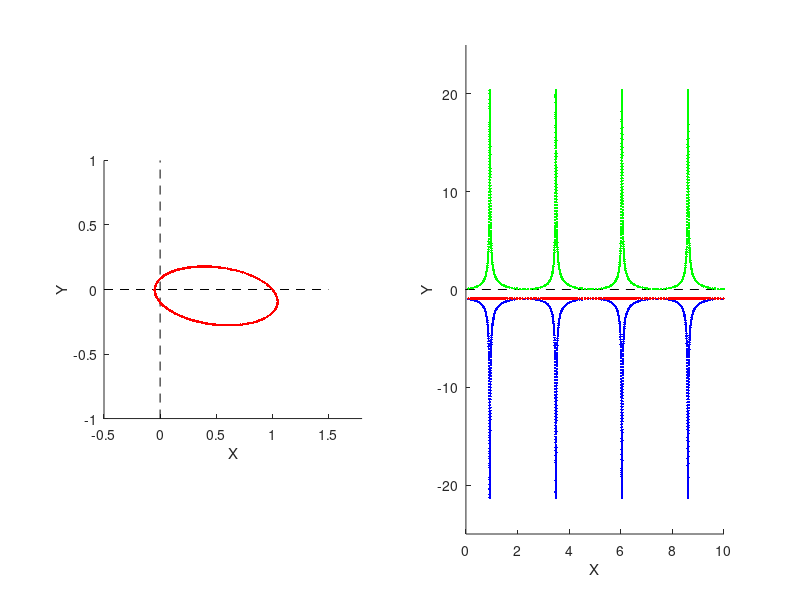

This chart was generated by the following MATLAB code:
function Kepler()
% The Kepler problem in Cartesian coordinates

%%  the set of equations to solve: u'=f(t,u)
f = @(u) [u(3), u(4), -u(1)/(u(1)^2 + u(2)^2)^(3/2), -u(2)/(u(1)^2 + u(2)^2)^(3/2)];

%% Initial conditions
T = 10 ;  % the solution u will be solved for t from [0, T]
method = 'RK4'; % 'RK4' or 'Euler'

% initial vector u(t=0),  u = [x  dx/dt   y  dy/dt ]
%u = [1  0   0 1   ]; 
u = [1 0 -0.3 0.3 ]; 
% u = [1 0 -1 .1 ];
% u = [0.982797594226261  -0.497880943950698   0.789987900125162  -0.098087304638185];

% !!! step size is defined  in the body of the function

E0 = 0.5*(u(3)^2+u(4)^2) - 1/sqrt(u(1)^2+u(2)^2); %initial energy
E = E0;

%% initialise figure

figure;
subplot(1,2,1)
axis([-0.5 1.8  -1 1]);
axis square
hold on;
plot([-0.5 1.5],[0 0],'k--');
plot([0 0],[-1 1],'k--');
xlabel('X');
ylabel('Y');
hold off;

subplot(1,2,2)
axis([0 T  -25 25]);
hold on;
plot([0 T],[0 0],'k--');
% plot([0 0],[-1 1],'k--');
xlabel('X');
ylabel('Y');
hold off;

%% Main loop

t = 0;
i = 0;
while(t<T)

    %%  control of the adaptive step (if applied)
    r = (u(1)^2+u(2)^2)^(1/2);
    % At this point, we use further knowledge of the problem and we define
    % step-size dependent on the distance from the origin. "A true adaptive
    % method" would choose its steps automatically and it would be much more
    % complicated. 

    %%  step-size
%     h = 1e-2;      %  fixed 1
%     h = 5e-3;      %  fixed 2
%     h = 1e-3;      %  fixed 3
    h = 1e-1*r^2;  %  "adaptive"
   
   disp(['krok ' num2str(i) ': t=' num2str(t) ', r=' num2str(r) ', h=' num2str(h) ', E=' num2str(E) ', E0=' num2str(E0) ]);
   % print some characteristics on the screen
   
   %% the next point in time 
   i = i+1;
   t = t+h;
   pause(0.00001);
   
   %% show actual position
   subplot(1,2,1)
   hold on;
   plot(u(1),u(2),'r.'); 
   hold off;
 
   %% plot energy
   % store points       
   Ekin = 0.5*(u(3)^2+u(4)^2);
   Epot = -1/sqrt(u(1)^2+u(2)^2);
   E = Ekin + Epot;
   subplot(1,2,2)
   hold on;
   plot(t,Ekin,'g.');
   plot(t,Epot,'b.'); 
   plot(t,E,'r.'); 
   hold off;   
   
   %% The solver
   
   switch method
       case 'RK4'
           k1 = f(u);
           k2 = f(u+h/2*k1);
           k3 = f(u+h/2*k2);
           k4 = f(u+h*k3);
           u = u + h/6 * ( k1 + 2*k2 + 2*k3 + k4);
       case 'Euler'
           u = u + h * f(u);
   end
   

   
end

end